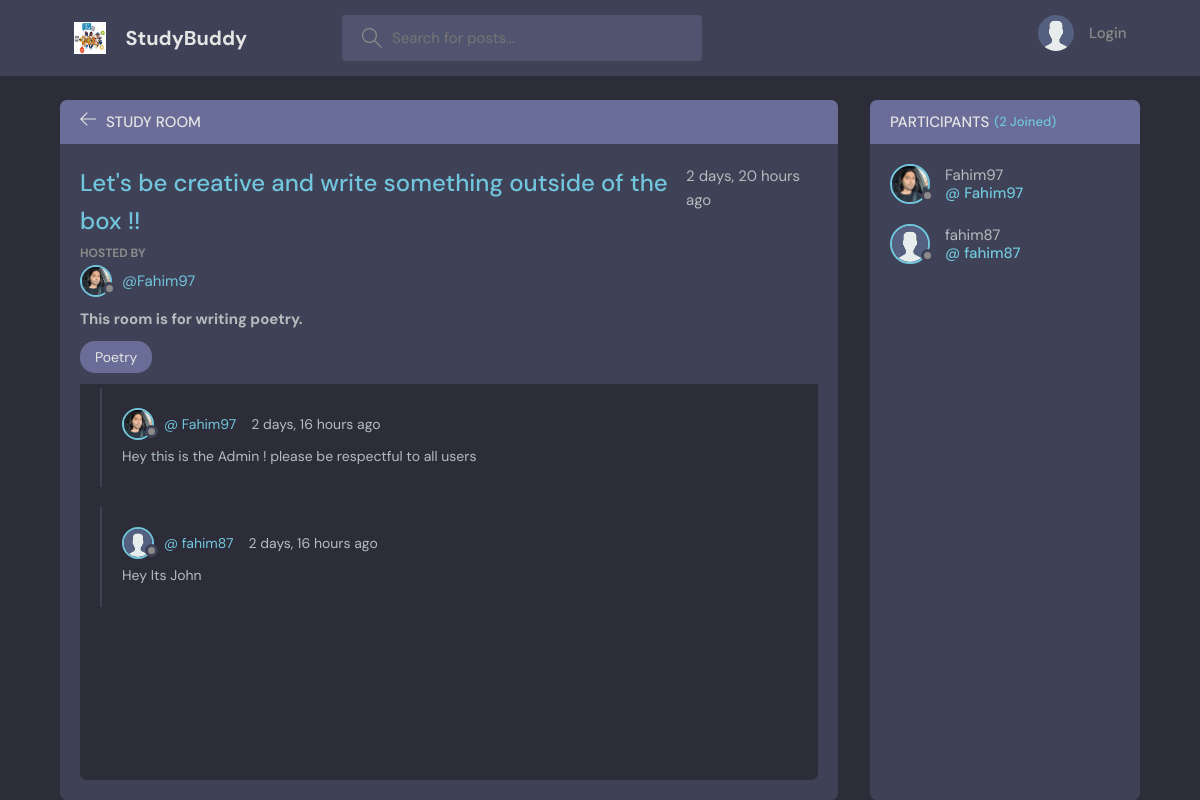
The page /room/1/ on the database its author committed.
### base/models.py (models this page shows, shortened)
class Room(models.Model):
    host = models.ForeignKey(User, on_delete=models.SET_NULL, null= True)       #One user has many rooms but one room belongs to one user
    topic = models.ForeignKey(Topic, on_delete=models.SET_NULL, null= True)     #one topic has many rooms but one room belongs to one user.
    name = models.CharField(max_length=200)
    description = models.TextField(null= True, blank=True)
    participants= models.ManyToManyField(User, related_name = 'participants', blank= True)
    updated = models.DateTimeField(auto_now=True)
    created = models.DateTimeField(auto_now_add=True) # Time remains the same after the first time its updated.
    class Meta:
        ordering = ['-updated', '-created']

class User(AbstractUser):
    name = models.CharField(max_length=200, null=True)
    email = models.EmailField(unique= True, null=True)
    bio = models.TextField(null= True)
    avatar = models.ImageField(null= True, default="avatar.svg")
    USERNAME_FIELD = 'email'
    REQUIRED_FIELDS = []

class Topic(models.Model):
    name = models.CharField(max_length=200)
    def __str__(self):
        return self.name

class Message(models.Model):
    user = models.ForeignKey(User, on_delete=models.CASCADE) # one user has multiple Messages, User class is parent.
    room = models.ForeignKey(Room, on_delete=models.CASCADE) # one room has multiple Messages,
    body = models.TextField()
    updated= models.DateTimeField(auto_now=True)
    created = models.DateTimeField(auto_now_add=True)
    class Meta:
        ordering = ['-updated', '-created']

### base/views.py (the view, shortened to what this page needs)
# urls.py: path('room/<str:pk>/', views.room, name="room"),
def room(request, pk):
    room = Room.objects.get(id=pk)
    room_messages = room.message_set.all()
    participants = room.participants.all()
    context = {'room': room, 'room_messages': room_messages, 'participants': participants} #passing vlaues as dictionary
    return render(request, 'base/room.html', context)                                      # Rendering html file with the context dictionary.

### base/templates/base/room.html (shortened to what this page needs)
{%extends 'main.html'%}
{% block content %}
<main class="profile-page layout layout--2">
  <div class="container">
    <div class="room">
      <div class="room__top">
        <div class="room__topLeft">
          <a href="{% url 'home' %}">
            <svg version="1.1" xmlns="http://www.w3.org/2000/svg" width="32" height="32" viewBox="0 0 32 32">
              <title>arrow-left</title>
              <path
                d="M13.723 2.286l-13.723 13.714 13.719 13.714 1.616-1.611-10.96-10.96h27.625v-2.286h-27.625l10.965-10.965-1.616-1.607z">
              </path>
            </svg>
          </a>
          <h3>Study Room</h3>
        </div>
      </div>
      <div class="room__box scroll">
        <div class="room__header scroll">
          <div class="room__info">
            <h3>{{room.name}}</h3>
            <span>{{room.created|timesince}} ago </span>
          </div>
          <div class="room__hosted">
            <p>Hosted By</p>
            <a href="{% url 'user-profile' room.host.id %}" class="room__author">
              <div class="avatar avatar--small">
                <img src="{{room.host.avatar.url}}" />
              </div>
              <span>@{{room.host.username}}</span>
            </a>
          </div>
          <div class="room__details">
            <b>
              <p> {{room.description}} </p>
            </b>
          </div>
          <span class="room__topics">{{room.topic}}</span>
        </div>
        <div class="room__conversation">
          <div class="threads scroll">
            {% for message in room_messages %}
            <div class="thread">
              <div class="thread__top">
                <div class="thread__author">
                  <a href="{% url 'user-profile' message.user.id %}" class="thread__authorInfo">
                    <div class="avatar avatar--small">
                      <img src="{{message.user.avatar.url}}" />
                    </div>
                    <span>@ {{message.user.username}}</span>
                  </a>
                  <span class="thread__date"> {{message.created|timesince}} ago </span>
                </div>
              </div>
              <div class="thread__details">
                {{message.body}}
              </div>
            </div>
            {% endfor %}
          </div>
        </div>
      </div>
    </div>
    <div class="participants">
      <h3 class="participants__top">Participants <span>({{participants.count}} Joined)</span></h3>
      <div class="participants__list scroll">
        {% for user in participants %}
        <a href="{% url 'user-profile' user.id %}" class="participant">
          <div class="avatar avatar--medium">
            <img src="{{user.avatar.url}}" />
          </div>
          <p>
            {{user.username}}
            <span>@ {{user.username}}</span>
          </p>
        </a>
        {% endfor %}
      </div>
    </div>
  </div>
</main>
{% endblock content %}

### rows shown on the page
Room: name "Let's be creative and write something outside of the box !!", created "2 days, 20 hours", host.avatar (picture), host.username "Fahim97", description "This room is for writing poetry.", topic "Poetry"
Message: user.avatar (picture), user.username "Fahim97", created "2 days, 16 hours", body "Hey this is the Admin ! please be respectful to all users"
Message: user.avatar (placeholder picture), user.username "fahim87", created "2 days, 16 hours", body "Hey Its John"
User: avatar (picture), username "Fahim97"
User: avatar (placeholder picture), username "fahim87"

### other values the page prints
{{ participants.count }} "2"
